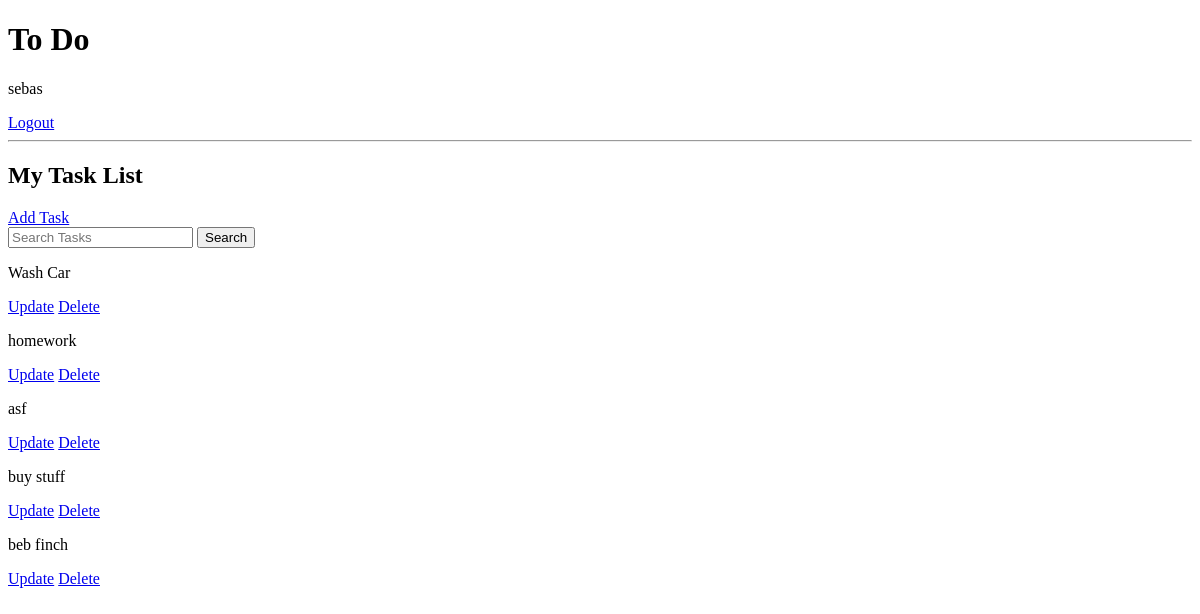
The app's page / (signed in), older data.
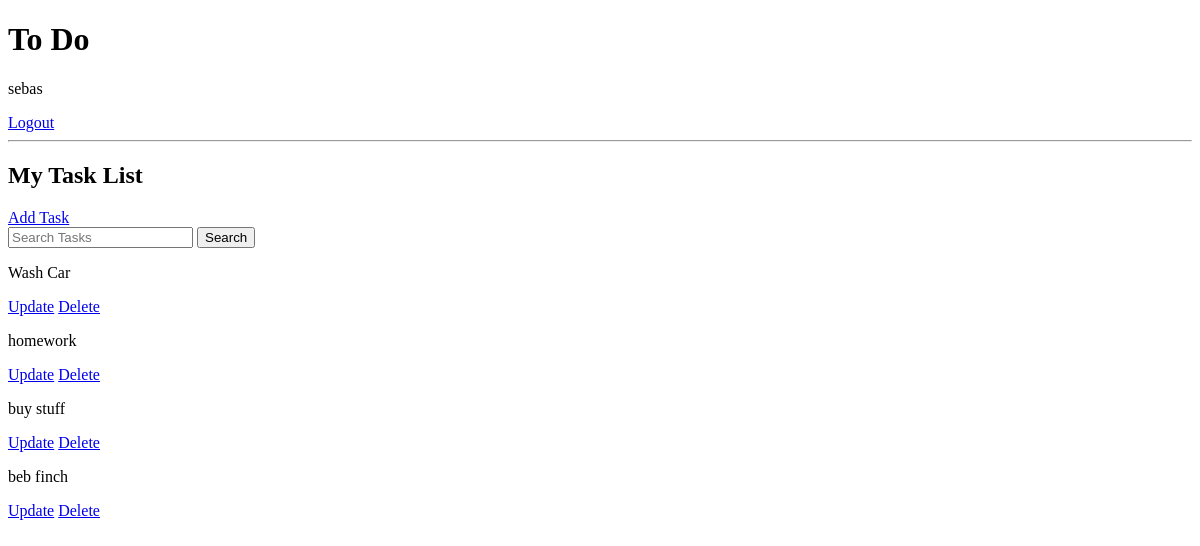
The same page, newer data.
### tasks/models.py (models this page shows, shortened)
class Task(models.Model):
    title = models.CharField(max_length=200)
    description = models.TextField()
    user = models.ForeignKey(User, on_delete=models.CASCADE)
    created_at = models.DateTimeField(auto_now_add=True)
    due_date = models.DateField()
    completed = models.BooleanField(default=False)
    class Meta():
        ordering = ['completed']

### tasks/views.py (the view)
# urls.py: path('', views.ViewTasks, name = 'task_list'),
@login_required
def ViewTasks(request):
    tasks = Task.objects.filter(user=request.user) # Query all the users tasks from the database
    context = {'tasks': tasks}  # Create a context dictionary with the 'tasks' queryset
    return render(request, 'tasks/list.html', context) # Render the 'list.html' template with the context data

### tasks/templates/tasks/list.html (shortened to what this page needs)
{% extends 'tasks/main.html' %}
{% block content %}
    {% if request.user.is_authenticated %}
        <p>{{ request.user }}</p>
        <a href="{% url 'logout' %}">Logout</a>
    {% else %}
        <a href="{% url 'login' %}">Login</a>
    {% endif %}
    <hr>
    <h2>My Task List</h2>
    <a href="{% url 'create_task' %}">Add Task</a>
    <form method="get" action="{% url 'search_tasks' %}">
        <input type="text" name="query" placeholder="Search Tasks">
        <button type="submit">Search</button>
    </form>
    {% for task in tasks %}
        <div>
            <p>{{ task.title }}</p>
            <a href="{% url 'update_task' task.id %}">Update</a>
            <a href="{% url 'delete_task' task.id %}">Delete</a>
        </div>
    {% endfor %}
{% endblock %}

### tasks/templates/tasks/main.html (shortened to what this page needs)
<!DOCTYPE html>
<html lang="en">
<head>
</head>
<body>
    <header>
        <h1>{% block header %}To Do{% endblock %}</h1>
    </header>
    <main>
        {% block content %}{% endblock %}
    </main>
</body>
</html>

Row changes from the older to the newer data that the page shows:
removed Task: title "asf"
